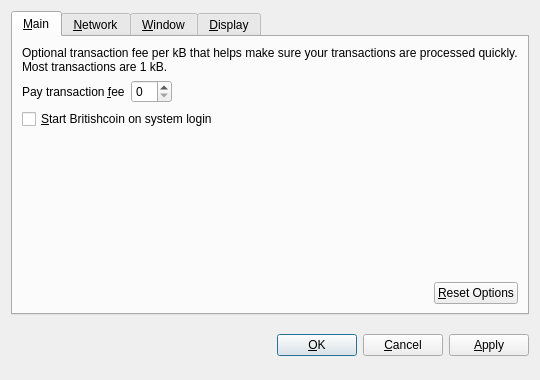
<?xml version="1.0" encoding="UTF-8"?>
<ui version="4.0">
 <class>OptionsDialog</class>
 <widget class="QDialog" name="OptionsDialog">
  <property name="geometry">
   <rect>
    <x>0</x>
    <y>0</y>
    <width>540</width>
    <height>380</height>
   </rect>
  </property>
  <property name="windowTitle">
   <string>Options</string>
  </property>
  <property name="modal">
   <bool>true</bool>
  </property>
  <layout class="QVBoxLayout" name="verticalLayout">
   <item>
    <widget class="QTabWidget" name="tabWidget">
     <property name="tabPosition">
      <enum>QTabWidget::North</enum>
     </property>
     <property name="currentIndex">
      <number>0</number>
     </property>
     <widget class="QWidget" name="tabMain">
      <attribute name="title">
       <string>&amp;Main</string>
      </attribute>
      <layout class="QVBoxLayout" name="verticalLayout_Main">
       <item>
        <widget class="QLabel" name="transactionFeeInfoLabel">
         <property name="text">
          <string>Optional transaction fee per kB that helps make sure your transactions are processed quickly. Most transactions are 1 kB.</string>
         </property>
         <property name="textFormat">
          <enum>Qt::PlainText</enum>
         </property>
         <property name="wordWrap">
          <bool>true</bool>
         </property>
        </widget>
       </item>
       <item>
        <layout class="QHBoxLayout" name="horizontalLayout_1_Main">
         <item>
          <widget class="QLabel" name="transactionFeeLabel">
           <property name="text">
            <string>Pay transaction &amp;fee</string>
           </property>
           <property name="textFormat">
            <enum>Qt::PlainText</enum>
           </property>
           <property name="buddy">
            <cstring>transactionFee</cstring>
           </property>
          </widget>
         </item>
         <item>
          <widget class="BitcoinAmountField" name="transactionFee"/>
         </item>
         <item>
          <spacer name="horizontalSpacer_1_Main">
           <property name="orientation">
            <enum>Qt::Horizontal</enum>
           </property>
           <property name="sizeHint" stdset="0">
            <size>
             <width>40</width>
             <height>20</height>
            </size>
           </property>
          </spacer>
         </item>
        </layout>
       </item>
       <item>
        <widget class="QCheckBox" name="bitcoinAtStartup">
         <property name="toolTip">
          <string>Automatically start Britishcoin after logging in to the system.</string>
         </property>
         <property name="text">
          <string>&amp;Start Britishcoin on system login</string>
         </property>
        </widget>
       </item>
       <item>
        <spacer name="verticalSpacer_Main">
         <property name="orientation">
          <enum>Qt::Vertical</enum>
         </property>
         <property name="sizeHint" stdset="0">
          <size>
           <width>20</width>
           <height>40</height>
          </size>
         </property>
        </spacer>
       </item>
       <item>
        <layout class="QHBoxLayout" name="horizontalLayout_2_Main">
         <item>
          <spacer name="horizontalSpacer_2_Main">
           <property name="orientation">
            <enum>Qt::Horizontal</enum>
           </property>
           <property name="sizeHint" stdset="0">
            <size>
             <width>40</width>
             <height>20</height>
            </size>
           </property>
          </spacer>
         </item>
         <item>
          <widget class="QPushButton" name="resetButton">
           <property name="toolTip">
            <string>Reset all client options to default.</string>
           </property>
           <property name="text">
            <string>&amp;Reset Options</string>
           </property>
           <property name="autoDefault">
            <bool>false</bool>
           </property>
          </widget>
         </item>
        </layout>
       </item>
      </layout>
     </widget>
     <widget class="QWidget" name="tabNetwork">
      <attribute name="title">
       <string>&amp;Network</string>
      </attribute>
      <layout class="QVBoxLayout" name="verticalLayout_Network">
       <item>
        <widget class="QCheckBox" name="mapPortUpnp">
         <property name="toolTip">
          <string>Automatically open the Britishcoin client port on the router. This only works when your router supports UPnP and it is enabled.</string>
         </property>
         <property name="text">
          <string>Map port using &amp;UPnP</string>
         </property>
        </widget>
       </item>
       <item>
        <widget class="QCheckBox" name="connectSocks">
         <property name="toolTip">
          <string>Connect to the Britishcoin network through a SOCKS proxy (e.g. when connecting through Tor).</string>
         </property>
         <property name="text">
          <string>&amp;Connect through SOCKS proxy:</string>
         </property>
        </widget>
       </item>
       <item>
        <layout class="QHBoxLayout" name="horizontalLayout_Network">
         <item>
          <widget class="QLabel" name="proxyIpLabel">
           <property name="text">
            <string>Proxy &amp;IP:</string>
           </property>
           <property name="textFormat">
            <enum>Qt::PlainText</enum>
           </property>
           <property name="buddy">
            <cstring>proxyIp</cstring>
           </property>
          </widget>
         </item>
         <item>
          <widget class="QValidatedLineEdit" name="proxyIp">
           <property name="maximumSize">
            <size>
             <width>140</width>
             <height>16777215</height>
            </size>
           </property>
           <property name="toolTip">
            <string>IP address of the proxy (e.g. 127.0.0.1)</string>
           </property>
          </widget>
         </item>
         <item>
          <widget class="QLabel" name="proxyPortLabel">
           <property name="text">
            <string>&amp;Port:</string>
           </property>
           <property name="textFormat">
            <enum>Qt::PlainText</enum>
           </property>
           <property name="buddy">
            <cstring>proxyPort</cstring>
           </property>
          </widget>
         </item>
         <item>
          <widget class="QLineEdit" name="proxyPort">
           <property name="maximumSize">
            <size>
             <width>55</width>
             <height>16777215</height>
            </size>
           </property>
           <property name="toolTip">
            <string>Port of the proxy (e.g. 9050)</string>
           </property>
          </widget>
         </item>
         <item>
          <widget class="QLabel" name="socksVersionLabel">
           <property name="text">
            <string>SOCKS &amp;Version:</string>
           </property>
           <property name="textFormat">
            <enum>Qt::PlainText</enum>
           </property>
           <property name="buddy">
            <cstring>socksVersion</cstring>
           </property>
          </widget>
         </item>
         <item>
          <widget class="QValueComboBox" name="socksVersion">
           <property name="toolTip">
            <string>SOCKS version of the proxy (e.g. 5)</string>
           </property>
          </widget>
         </item>
         <item>
          <spacer name="horizontalSpacer_Network">
           <property name="orientation">
            <enum>Qt::Horizontal</enum>
           </property>
           <property name="sizeHint" stdset="0">
            <size>
             <width>40</width>
             <height>20</height>
            </size>
           </property>
          </spacer>
         </item>
        </layout>
       </item>
       <item>
        <spacer name="verticalSpacer_Network">
         <property name="orientation">
          <enum>Qt::Vertical</enum>
         </property>
         <property name="sizeHint" stdset="0">
          <size>
           <width>20</width>
           <height>40</height>
          </size>
         </property>
        </spacer>
       </item>
      </layout>
     </widget>
     <widget class="QWidget" name="tabWindow">
      <attribute name="title">
       <string>&amp;Window</string>
      </attribute>
      <layout class="QVBoxLayout" name="verticalLayout_Window">
       <item>
        <widget class="QCheckBox" name="minimizeToTray">
         <property name="toolTip">
          <string>Show only a tray icon after minimizing the window.</string>
         </property>
         <property name="text">
          <string>&amp;Minimize to the tray instead of the taskbar</string>
         </property>
        </widget>
       </item>
       <item>
        <widget class="QCheckBox" name="minimizeOnClose">
         <property name="toolTip">
          <string>Minimize instead of exit the application when the window is closed. When this option is enabled, the application will be closed only after selecting Quit in the menu.</string>
         </property>
         <property name="text">
          <string>M&amp;inimize on close</string>
         </property>
        </widget>
       </item>
       <item>
        <spacer name="verticalSpacer_Window">
         <property name="orientation">
          <enum>Qt::Vertical</enum>
         </property>
         <property name="sizeHint" stdset="0">
          <size>
           <width>20</width>
           <height>40</height>
          </size>
         </property>
        </spacer>
       </item>
      </layout>
     </widget>
     <widget class="QWidget" name="tabDisplay">
      <attribute name="title">
       <string>&amp;Display</string>
      </attribute>
      <layout class="QVBoxLayout" name="verticalLayout_Display">
       <item>
        <layout class="QHBoxLayout" name="horizontalLayout_1_Display">
         <item>
          <widget class="QLabel" name="langLabel">
           <property name="text">
            <string>User Interface &amp;language:</string>
           </property>
           <property name="textFormat">
            <enum>Qt::PlainText</enum>
           </property>
           <property name="buddy">
            <cstring>lang</cstring>
           </property>
          </widget>
         </item>
         <item>
          <widget class="QValueComboBox" name="lang">
           <property name="toolTip">
            <string>The user interface language can be set here. This setting will take effect after restarting Britishcoin.</string>
           </property>
          </widget>
         </item>
        </layout>
       </item>
       <item>
        <layout class="QHBoxLayout" name="horizontalLayout_2_Display">
         <item>
          <widget class="QLabel" name="unitLabel">
           <property name="text">
            <string>&amp;Unit to show amounts in:</string>
           </property>
           <property name="textFormat">
            <enum>Qt::PlainText</enum>
           </property>
           <property name="buddy">
            <cstring>unit</cstring>
           </property>
          </widget>
         </item>
         <item>
          <widget class="QValueComboBox" name="unit">
           <property name="toolTip">
            <string>Choose the default subdivision unit to show in the interface and when sending coins.</string>
           </property>
          </widget>
         </item>
        </layout>
       </item>
       <item>
        <widget class="QCheckBox" name="displayAddresses">
         <property name="toolTip">
          <string>Whether to show Britishcoin addresses in the transaction list or not.</string>
         </property>
         <property name="text">
          <string>&amp;Display addresses in transaction list</string>
         </property>
        </widget>
       </item>
       <item>
        <widget class="QCheckBox" name="coinControlFeatures">
         <property name="toolTip">
          <string>Whether to show coin control features or not.</string>
         </property>
         <property name="text">
          <string>Display coin &amp;control features (experts only!)</string>
         </property>
        </widget>
       </item>
       <item>
        <spacer name="verticalSpacer_Display">
         <property name="orientation">
          <enum>Qt::Vertical</enum>
         </property>
         <property name="sizeHint" stdset="0">
          <size>
           <width>20</width>
           <height>40</height>
          </size>
         </property>
        </spacer>
       </item>
      </layout>
     </widget>
    </widget>
   </item>
   <item>
    <layout class="QHBoxLayout" name="horizontalLayout_Buttons">
     <item>
      <spacer name="horizontalSpacer_1">
       <property name="orientation">
        <enum>Qt::Horizontal</enum>
       </property>
       <property name="sizeHint" stdset="0">
        <size>
         <width>40</width>
         <height>48</height>
        </size>
       </property>
      </spacer>
     </item>
     <item>
      <widget class="QLabel" name="statusLabel">
       <property name="font">
        <font>
         <weight>75</weight>
         <bold>true</bold>
        </font>
       </property>
       <property name="text">
        <string/>
       </property>
       <property name="textFormat">
        <enum>Qt::PlainText</enum>
       </property>
       <property name="wordWrap">
        <bool>true</bool>
       </property>
      </widget>
     </item>
     <item>
      <spacer name="horizontalSpacer_2">
       <property name="orientation">
        <enum>Qt::Horizontal</enum>
       </property>
       <property name="sizeHint" stdset="0">
        <size>
         <width>40</width>
         <height>48</height>
        </size>
       </property>
      </spacer>
     </item>
     <item>
      <widget class="QPushButton" name="okButton">
       <property name="text">
        <string>&amp;OK</string>
       </property>
      </widget>
     </item>
     <item>
      <widget class="QPushButton" name="cancelButton">
       <property name="text">
        <string>&amp;Cancel</string>
       </property>
       <property name="autoDefault">
        <bool>false</bool>
       </property>
      </widget>
     </item>
     <item>
      <widget class="QPushButton" name="applyButton">
       <property name="text">
        <string>&amp;Apply</string>
       </property>
       <property name="autoDefault">
        <bool>false</bool>
       </property>
      </widget>
     </item>
    </layout>
   </item>
  </layout>
 </widget>
 <customwidgets>
  <customwidget>
   <class>BitcoinAmountField</class>
   <extends>QSpinBox</extends>
   <header>bitcoinamountfield.h</header>
  </customwidget>
  <customwidget>
   <class>QValueComboBox</class>
   <extends>QComboBox</extends>
   <header>qvaluecombobox.h</header>
  </customwidget>
  <customwidget>
   <class>QValidatedLineEdit</class>
   <extends>QLineEdit</extends>
   <header>qvalidatedlineedit.h</header>
  </customwidget>
 </customwidgets>
 <resources/>
 <connections/>
</ui>
